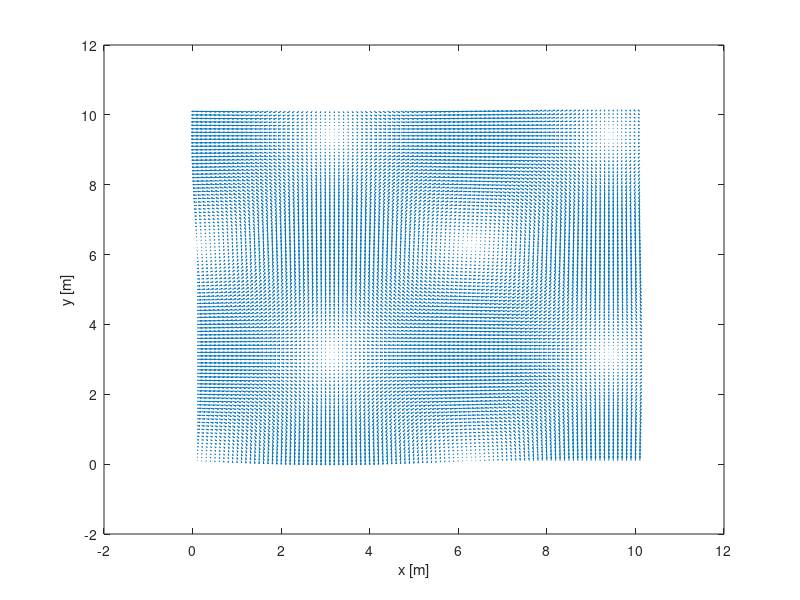

Write MATLAB code to recreate this figure.
%% Script computes and plots trajectory of water droplet in air flow (Taylor-Green vortex)

% Flow field vectors
nx = 100; % to be adapted
ny = 100; % to be adapted
Lx = 10;
Ly = 10;
x = zeros(nx+1,1);
y = zeros(ny+1,1);
for i=1:(nx+1)
    x(i) = Lx/nx*i;
end
for i=1:(ny+1)
    y(i) = Ly/ny*i;
end

t_0 = 0; % to be adapted
t = t_0;
t_max = 5;
nt = 100;
dt = (t_max-t_0)/nt;

uc = zeros(nx+1,ny+1);
vc = zeros(nx+1,ny+1);

A = 50; % to be adapted
L = 2;

% Constants / fluid properties
mu_c = 1.846*10^(-5);
rho_c = 1.2;
nu_c = mu_c/rho_c;

for i=1:(nx+1)
    for j=1:(ny+1)
        uc(i,j) = A*cos(x(j)/L)*sin(y(i)/L);
        vc(i,j) = -A*sin(x(j)/L)*cos(y(i)/L);
    end
end

quiver(x,y,uc,vc);
xlabel('x [m]');
ylabel('y [m]');

